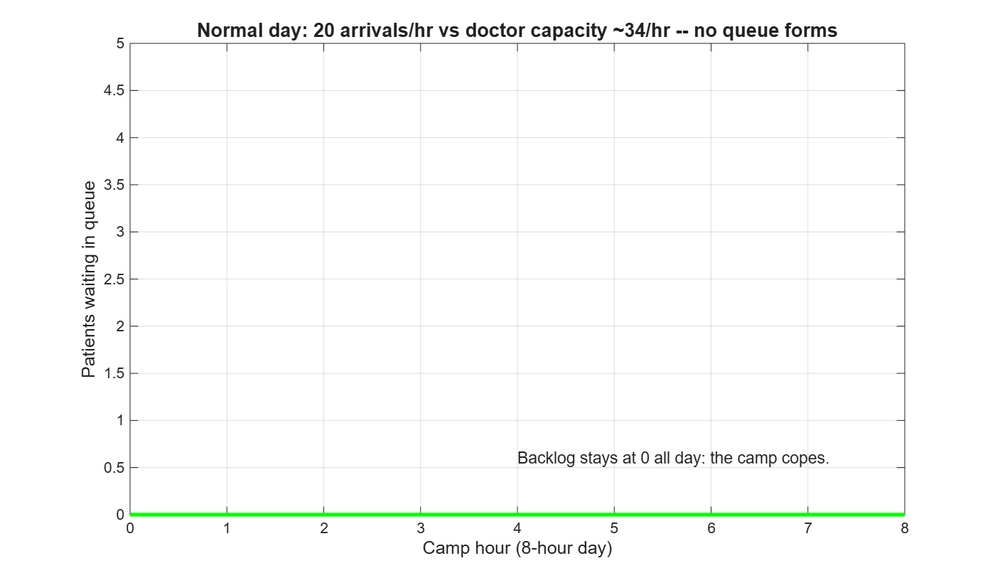
%> input picture reports/backlog_20hr.png, 1000 x 578 px, shrunk from 1407 x 813 before the run
$ octave --eval "result = assessFundusQuality(imread('../reports/backlog_20hr.png'));"   (GNU Octave 9; MATLAB toolbox functions it lacks are replaced by stand-ins)
%> lines starting %> are read from the running program, lines starting %| are printed output that depends on the picture; in (x1, y1, x2, y2) boxes, pixels count from 0 and x2, y2 are one past the last pixel; in counts of white or black regions, pixels touching at a corner belong together; the program's own positions count from 1
function [qualityResult, enhancedImage] = assessFundusQuality(img)

% ============================================================
% FUNDUS IMAGE QUALITY ASSESSMENT + GENTLE ENHANCEMENT
% V2
% ============================================================

if size(img,3) ~= 3
    error('Input must be an RGB fundus image.');
end

img = im2uint8(img);
%> img is the input picture: size 578x1000x3 uint8; mean R, G, B 250.1, 251.4, 250.1

% ------------------------------------------------------------
% 1. Approximate retinal FOV mask
% ------------------------------------------------------------

gray = rgb2gray(img);

fovMask = gray > 0.08 * double(intmax(class(gray)));
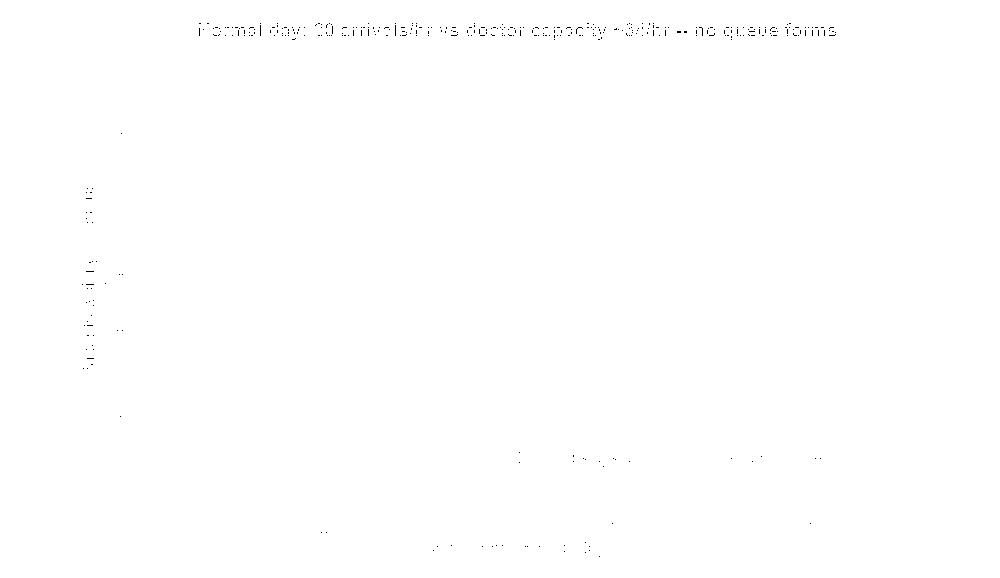
%> fovMask: size 578x1000 logical; 99.9% white; black in thin lines or dots, all inside (x1, y1, x2, y2) = (82, 23, 836, 557)

fovMask = bwareaopen(fovMask, 500);
fovMask = bwareafilt(fovMask, 1);

% ------------------------------------------------------------
% 2. FOV coverage
% ------------------------------------------------------------

fovCoverage = nnz(fovMask) / numel(fovMask);
%> fovCoverage = 0.999

% ------------------------------------------------------------
% 3. Focus score
% ------------------------------------------------------------

grayDouble = im2double(gray);

[Gx, Gy] = imgradientxy(grayDouble);
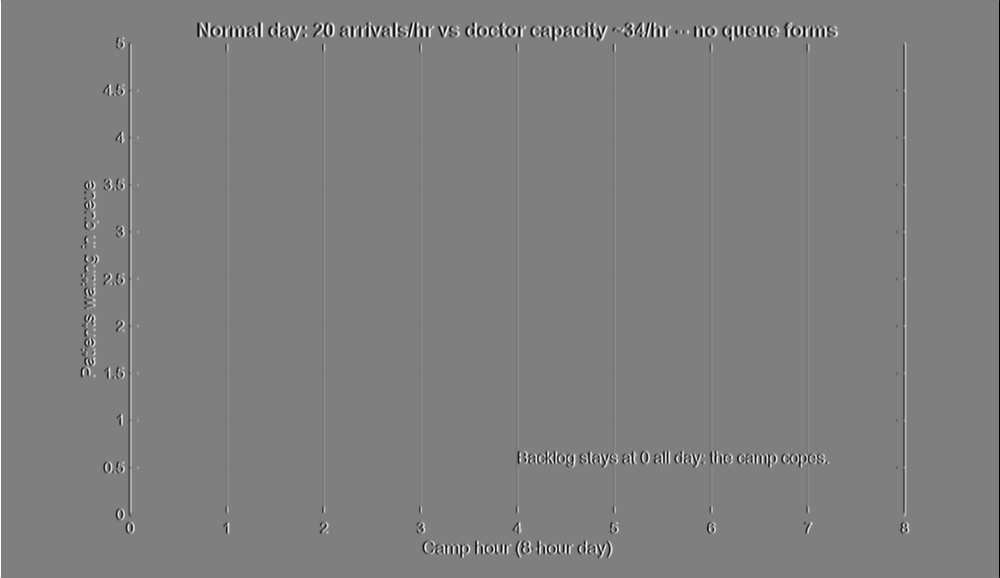
%> Gx: size 578x1000 double; min -4, max 4, mean 1.79e-18; drawn with min black and max white
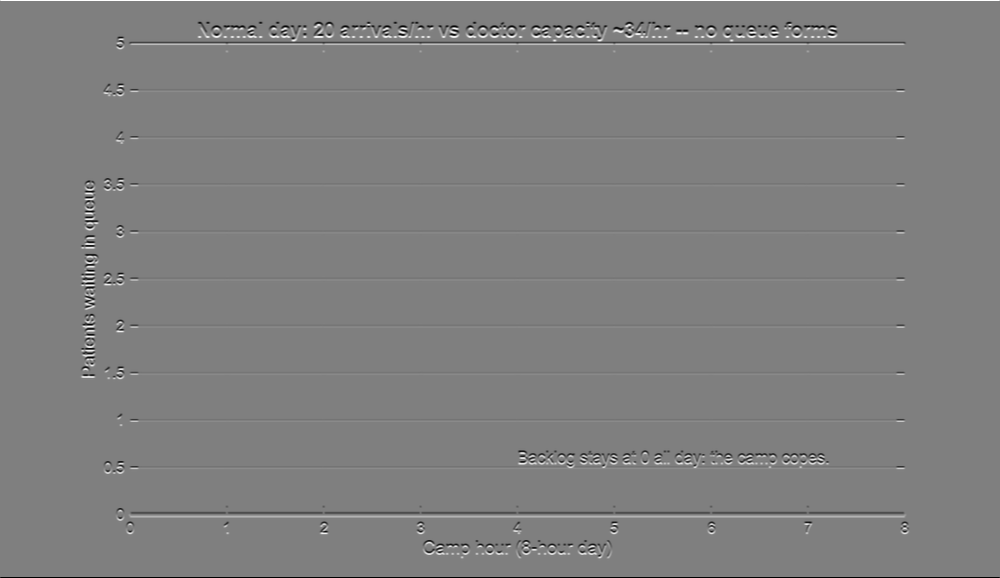
%> Gy: size 578x1000 double; min -4, max 4, mean -1.57e-18; drawn with min black and max white
gradientMagnitude = sqrt(Gx.^2 + Gy.^2);
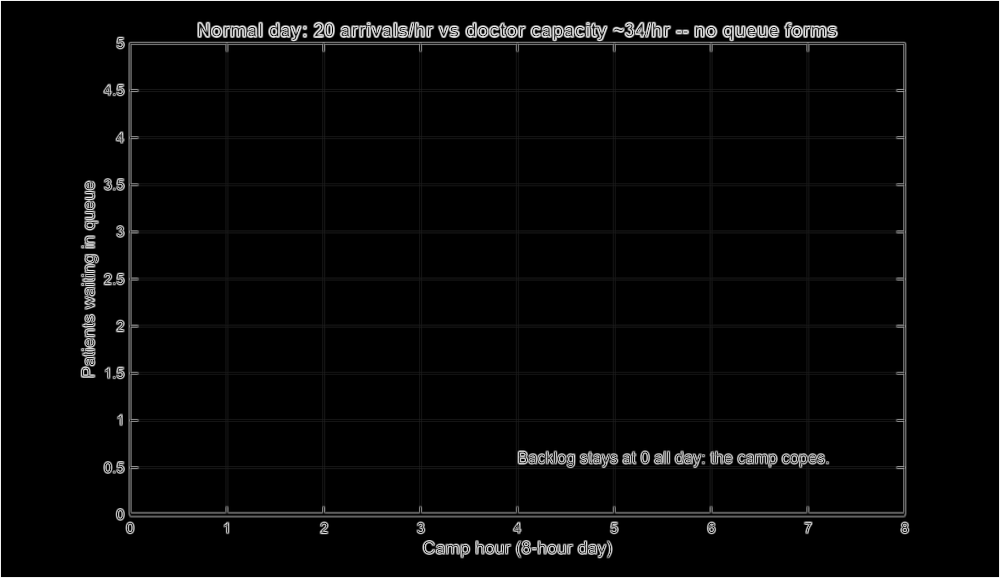
%> gradientMagnitude: size 578x1000 double; min 0, max 4.24, mean 0.126; drawn with min black and max white

focusScore = mean(gradientMagnitude(fovMask));
%> focusScore = 0.125

% ------------------------------------------------------------
% 4. Illumination
% ------------------------------------------------------------

retinalPixels = grayDouble(fovMask);

meanIllumination = mean(retinalPixels);
%> meanIllumination = 0.985
illuminationStd = std(retinalPixels);
%> illuminationStd = 0.0845

% ------------------------------------------------------------
% 5. Quality decision
% ------------------------------------------------------------

% Engineering prototype thresholds.
% These are NOT clinical thresholds.

if focusScore < 0.0016

    qualityStatus = "REJECT";
    qualityReason = "Image appears too blurry.";

elseif meanIllumination < 0.2340

    qualityStatus = "BORDERLINE";
    qualityReason = "Image appears poorly illuminated.";

elseif fovCoverage < 0.475

    qualityStatus = "BORDERLINE";
    qualityReason = "Retinal field of view appears limited.";

else

    qualityStatus = "ACCEPT";
    qualityReason = "Image quality is acceptable.";

end

% ------------------------------------------------------------
% 6. GENTLE ENHANCEMENT
% ------------------------------------------------------------

if qualityStatus == "BORDERLINE"

    % Convert RGB to LAB
    labImg = rgb2lab(img);

    % Extract luminance channel
    L = labImg(:,:,1) / 100;

    % --------------------------------------------------------
    % Mild gamma correction
    % Helps dark images without aggressively stretching them.
    % --------------------------------------------------------

    L_gamma = imadjust(L, [], [], 0.85);

    % --------------------------------------------------------
    % Mild CLAHE
    % Lower ClipLimit prevents excessive texture amplification.
    % --------------------------------------------------------

    L_clahe = adapthisteq( ...
        L_gamma, ...
        'ClipLimit', 0.003, ...
        'NumTiles', [8 8]);

    % --------------------------------------------------------
    % Blend instead of replacing luminance completely.
    % This preserves the natural appearance of the fundus.
    % --------------------------------------------------------

    L_enhanced = ...
        0.65 * L_gamma + ...
        0.35 * L_clahe;

    % Keep intensity safely within range
    L_enhanced = min(max(L_enhanced, 0), 1);

    labImg(:,:,1) = L_enhanced * 100;

    enhancedImage = lab2rgb(labImg);

    % --------------------------------------------------------
    % Mild denoising
    % --------------------------------------------------------

    enhancedImage = imgaussfilt(enhancedImage, 0.4);

    enhancedImage = im2uint8(enhancedImage);

else

    % No enhancement required
    enhancedImage = img;

end

% ------------------------------------------------------------
% 7. Return quality information
% ------------------------------------------------------------

qualityResult.FocusScore = focusScore;
%> qualityResult.FocusScore = 0.125
qualityResult.FOVCoverage = fovCoverage;
%> qualityResult.FOVCoverage = 0.999
qualityResult.MeanIllumination = meanIllumination;
%> qualityResult.MeanIllumination = 0.985
qualityResult.IlluminationStd = illuminationStd;
%> qualityResult.IlluminationStd = 0.0845
%> `result = assessFundusQuality(imread('../reports/backlog_20hr.png'));`: result = {FocusScore 0.125, FOVCoverage 0.999, MeanIllumination 0.985, IlluminationStd 0.0845}
qualityResult.Status = qualityStatus;
qualityResult.Reason = qualityReason;

end

$ run again, on reports/backlog_40hr.png
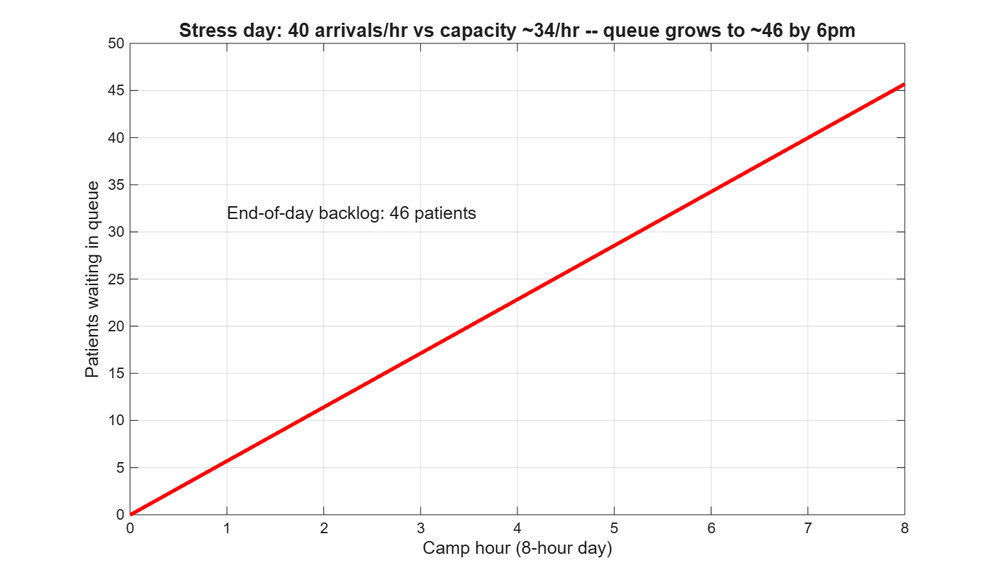
%> input picture reports/backlog_40hr.png, 1000 x 578 px, shrunk from 1407 x 813 before the run
%> in assessFundusQuality, img is the input picture: size 578x1000x3 uint8; mean R, G, B 251.1, 249.7, 249.7
%> in assessFundusQuality, `fovMask = gray > 0.08 * double(intmax(class(gray)));`:
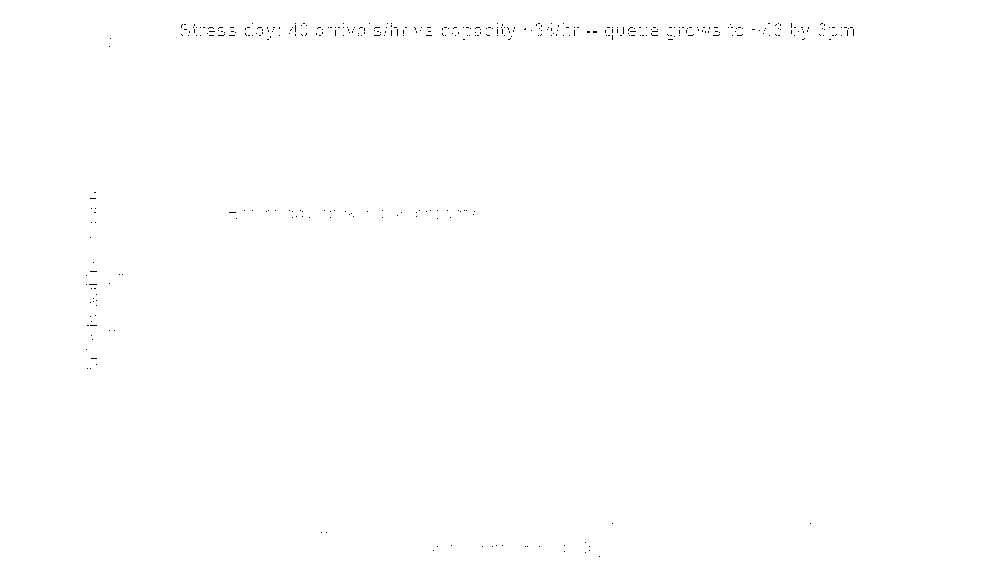
%> fovMask: size 578x1000 logical; 99.9% white; black in thin lines or dots, all inside (x1, y1, x2, y2) = (86, 23, 854, 557)
%> fovCoverage = 0.999
%> in assessFundusQuality, `gradientMagnitude = sqrt(Gx.^2 + Gy.^2);`:
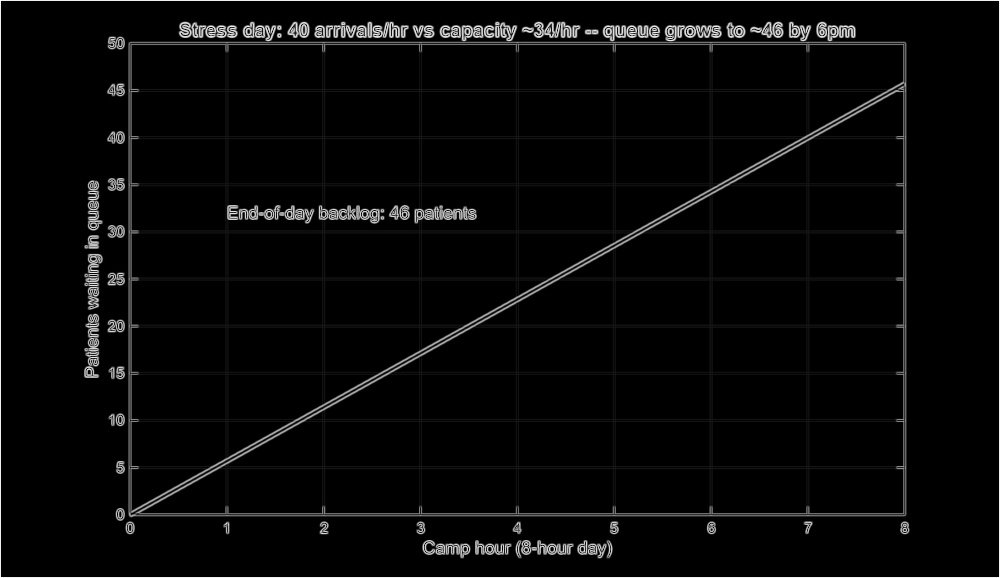
%> gradientMagnitude: size 578x1000 double; min 0, max 4.24, mean 0.142; drawn with min black and max white
%> focusScore = 0.141
%> meanIllumination = 0.982
%> illuminationStd = 0.0969
%> qualityResult.FocusScore = 0.141
%> qualityResult.FOVCoverage = 0.999
%> qualityResult.MeanIllumination = 0.982
%> qualityResult.IlluminationStd = 0.0969
%> result = {FocusScore 0.141, FOVCoverage 0.999, MeanIllumination 0.982, IlluminationStd 0.0969}
